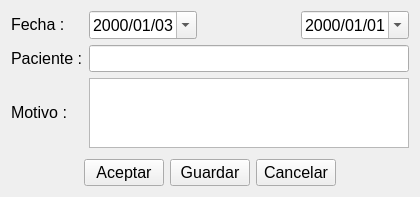
<?xml version="1.0" encoding="UTF-8"?>
<ui version="4.0">
 <class>newconsulta_paciente_ui</class>
 <widget class="QWidget" name="newconsulta_paciente_ui">
  <property name="geometry">
   <rect>
    <x>0</x>
    <y>0</y>
    <width>420</width>
    <height>185</height>
   </rect>
  </property>
  <property name="windowTitle">
   <string>Consulta</string>
  </property>
  <property name="windowIcon">
   <iconset resource="rc.qrc">
    <normaloff>:/new/1329798428_PatientData.png</normaloff>:/new/1329798428_PatientData.png</iconset>
  </property>
  <layout class="QGridLayout" name="gridLayout_3">
   <item row="0" column="0">
    <layout class="QGridLayout" name="gridLayout_2">
     <item row="0" column="0">
      <widget class="QLabel" name="label_3">
       <property name="sizePolicy">
        <sizepolicy hsizetype="Fixed" vsizetype="Fixed">
         <horstretch>0</horstretch>
         <verstretch>0</verstretch>
        </sizepolicy>
       </property>
       <property name="font">
        <font>
         <pointsize>12</pointsize>
        </font>
       </property>
       <property name="text">
        <string>Fecha :</string>
       </property>
      </widget>
     </item>
     <item row="0" column="1">
      <widget class="QDateEdit" name="dateEdit">
       <property name="sizePolicy">
        <sizepolicy hsizetype="Fixed" vsizetype="Fixed">
         <horstretch>0</horstretch>
         <verstretch>0</verstretch>
        </sizepolicy>
       </property>
       <property name="font">
        <font>
         <pointsize>12</pointsize>
        </font>
       </property>
       <property name="date">
        <date>
         <year>2000</year>
         <month>1</month>
         <day>3</day>
        </date>
       </property>
       <property name="displayFormat">
        <string>yyyy/MM/dd</string>
       </property>
       <property name="calendarPopup">
        <bool>true</bool>
       </property>
      </widget>
     </item>
     <item row="0" column="2">
      <spacer name="horizontalSpacer_5">
       <property name="font">
        <font>
         <pointsize>12</pointsize>
        </font>
       </property>
       <property name="orientation">
        <enum>Qt::Horizontal</enum>
       </property>
       <property name="sizeHint" stdset="0">
        <size>
         <width>218</width>
         <height>20</height>
        </size>
       </property>
      </spacer>
     </item>
     <item row="0" column="3">
      <widget class="QDateEdit" name="dateEdit_creation">
       <property name="sizePolicy">
        <sizepolicy hsizetype="Fixed" vsizetype="Fixed">
         <horstretch>0</horstretch>
         <verstretch>0</verstretch>
        </sizepolicy>
       </property>
       <property name="font">
        <font>
         <pointsize>12</pointsize>
        </font>
       </property>
       <property name="displayFormat">
        <string>yyyy/MM/dd</string>
       </property>
       <property name="calendarPopup">
        <bool>true</bool>
       </property>
      </widget>
     </item>
     <item row="1" column="0">
      <widget class="QLabel" name="label_2">
       <property name="sizePolicy">
        <sizepolicy hsizetype="Fixed" vsizetype="Fixed">
         <horstretch>0</horstretch>
         <verstretch>0</verstretch>
        </sizepolicy>
       </property>
       <property name="font">
        <font>
         <pointsize>12</pointsize>
        </font>
       </property>
       <property name="text">
        <string>Paciente :</string>
       </property>
      </widget>
     </item>
     <item row="1" column="1" colspan="3">
      <widget class="QLineEdit" name="lineEdit_Patient">
       <property name="font">
        <font>
         <pointsize>12</pointsize>
        </font>
       </property>
      </widget>
     </item>
     <item row="2" column="0">
      <widget class="QLabel" name="label">
       <property name="sizePolicy">
        <sizepolicy hsizetype="Fixed" vsizetype="Fixed">
         <horstretch>0</horstretch>
         <verstretch>0</verstretch>
        </sizepolicy>
       </property>
       <property name="font">
        <font>
         <pointsize>12</pointsize>
        </font>
       </property>
       <property name="text">
        <string>Motivo :</string>
       </property>
      </widget>
     </item>
     <item row="2" column="1" colspan="3">
      <widget class="QTextEdit" name="textEdit_Reason">
       <property name="font">
        <font>
         <pointsize>12</pointsize>
        </font>
       </property>
      </widget>
     </item>
    </layout>
   </item>
   <item row="2" column="0">
    <layout class="QGridLayout" name="gridLayout">
     <item row="0" column="0">
      <spacer name="horizontalSpacer">
       <property name="font">
        <font>
         <pointsize>12</pointsize>
        </font>
       </property>
       <property name="orientation">
        <enum>Qt::Horizontal</enum>
       </property>
       <property name="sizeHint" stdset="0">
        <size>
         <width>40</width>
         <height>20</height>
        </size>
       </property>
      </spacer>
     </item>
     <item row="0" column="1">
      <widget class="QPushButton" name="pushButton_Acept">
       <property name="font">
        <font>
         <pointsize>12</pointsize>
        </font>
       </property>
       <property name="text">
        <string>Aceptar</string>
       </property>
      </widget>
     </item>
     <item row="0" column="2">
      <widget class="QPushButton" name="pushButton_Save">
       <property name="font">
        <font>
         <pointsize>12</pointsize>
        </font>
       </property>
       <property name="text">
        <string>Guardar</string>
       </property>
      </widget>
     </item>
     <item row="0" column="3">
      <widget class="QPushButton" name="pushButton_Cancel">
       <property name="font">
        <font>
         <pointsize>12</pointsize>
        </font>
       </property>
       <property name="text">
        <string>Cancelar</string>
       </property>
      </widget>
     </item>
     <item row="0" column="4">
      <spacer name="horizontalSpacer_2">
       <property name="orientation">
        <enum>Qt::Horizontal</enum>
       </property>
       <property name="sizeHint" stdset="0">
        <size>
         <width>40</width>
         <height>20</height>
        </size>
       </property>
      </spacer>
     </item>
    </layout>
   </item>
   <item row="1" column="0">
    <spacer name="verticalSpacer">
     <property name="font">
      <font>
       <pointsize>12</pointsize>
      </font>
     </property>
     <property name="orientation">
      <enum>Qt::Vertical</enum>
     </property>
     <property name="sizeType">
      <enum>QSizePolicy::Fixed</enum>
     </property>
     <property name="sizeHint" stdset="0">
      <size>
       <width>5</width>
       <height>5</height>
      </size>
     </property>
    </spacer>
   </item>
  </layout>
 </widget>
 <tabstops>
  <tabstop>dateEdit</tabstop>
  <tabstop>dateEdit_creation</tabstop>
  <tabstop>lineEdit_Patient</tabstop>
  <tabstop>textEdit_Reason</tabstop>
  <tabstop>pushButton_Acept</tabstop>
  <tabstop>pushButton_Save</tabstop>
  <tabstop>pushButton_Cancel</tabstop>
 </tabstops>
 <resources>
  <include location="rc.qrc"/>
 </resources>
 <connections/>
</ui>
